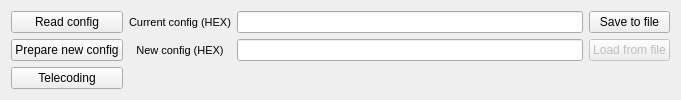
  <widget class="QWidget" name="layoutWidget">
   <property name="geometry">
    <rect>
     <x>17</x>
     <y>56</y>
     <width>681</width>
     <height>98</height>
    </rect>
   </property>
   <layout class="QGridLayout" name="gridLayout_3">
    <item row="0" column="0">
     <widget class="QPushButton" name="ReadConfig">
      <property name="text">
       <string>Read config</string>
      </property>
     </widget>
    </item>
    <item row="0" column="1">
     <widget class="QLabel" name="label_3">
      <property name="font">
       <font>
        <pointsize>8</pointsize>
        <kerning>false</kerning>
       </font>
      </property>
      <property name="text">
       <string>Current config (HEX)</string>
      </property>
      <property name="alignment">
       <set>Qt::AlignCenter</set>
      </property>
     </widget>
    </item>
    <item row="0" column="2">
     <widget class="QLineEdit" name="hexValues">
      <property name="text">
       <string/>
      </property>
     </widget>
    </item>
    <item row="0" column="3">
     <widget class="QPushButton" name="SaveConfig">
      <property name="text">
       <string>Save to file</string>
      </property>
     </widget>
    </item>
    <item row="1" column="0">
     <widget class="QPushButton" name="GetNewConfig">
      <property name="text">
       <string>Prepare new config</string>
      </property>
     </widget>
    </item>
    <item row="1" column="1">
     <widget class="QLabel" name="label_13">
      <property name="font">
       <font>
        <pointsize>8</pointsize>
        <kerning>false</kerning>
       </font>
      </property>
      <property name="text">
       <string>New config (HEX)</string>
      </property>
      <property name="alignment">
       <set>Qt::AlignCenter</set>
      </property>
     </widget>
    </item>
    <item row="1" column="2">
     <widget class="QLineEdit" name="NewHexValues">
      <property name="text">
       <string/>
      </property>
     </widget>
    </item>
    <item row="1" column="3">
     <widget class="QPushButton" name="GetNewConfig_2">
      <property name="enabled">
       <bool>false</bool>
      </property>
      <property name="text">
       <string>Load from file</string>
      </property>
     </widget>
    </item>
    <item row="2" column="0">
     <widget class="QPushButton" name="WriteConfig">
      <property name="text">
       <string>Telecoding</string>
      </property>
     </widget>
    </item>
   </layout>
  </widget>
